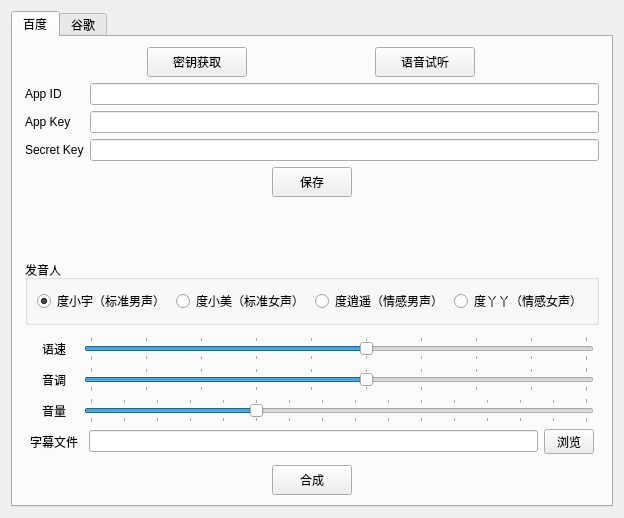
<?xml version="1.0" encoding="UTF-8"?>
<ui version="4.0">
 <class>Form</class>
 <widget class="QWidget" name="Form">
  <property name="geometry">
   <rect>
    <x>0</x>
    <y>0</y>
    <width>612</width>
    <height>518</height>
   </rect>
  </property>
  <property name="windowTitle">
   <string>字幕朗读器</string>
  </property>
  <layout class="QVBoxLayout" name="verticalLayout_2">
   <item>
    <widget class="QTabWidget" name="tabWidget">
     <property name="currentIndex">
      <number>0</number>
     </property>
     <widget class="QWidget" name="baidu">
      <attribute name="title">
       <string>百度</string>
      </attribute>
      <layout class="QVBoxLayout" name="verticalLayout_3">
       <property name="leftMargin">
        <number>12</number>
       </property>
       <property name="topMargin">
        <number>10</number>
       </property>
       <property name="rightMargin">
        <number>12</number>
       </property>
       <property name="bottomMargin">
        <number>10</number>
       </property>
       <item>
        <layout class="QHBoxLayout" name="horizontalLayout">
         <item>
          <widget class="QPushButton" name="baiduapi">
           <property name="sizePolicy">
            <sizepolicy hsizetype="Fixed" vsizetype="Fixed">
             <horstretch>0</horstretch>
             <verstretch>0</verstretch>
            </sizepolicy>
           </property>
           <property name="minimumSize">
            <size>
             <width>100</width>
             <height>30</height>
            </size>
           </property>
           <property name="text">
            <string>密钥获取</string>
           </property>
          </widget>
         </item>
         <item>
          <widget class="QPushButton" name="baiduai">
           <property name="sizePolicy">
            <sizepolicy hsizetype="Fixed" vsizetype="Fixed">
             <horstretch>0</horstretch>
             <verstretch>0</verstretch>
            </sizepolicy>
           </property>
           <property name="minimumSize">
            <size>
             <width>100</width>
             <height>30</height>
            </size>
           </property>
           <property name="text">
            <string>语音试听</string>
           </property>
          </widget>
         </item>
        </layout>
       </item>
       <item>
        <layout class="QFormLayout" name="formLayout">
         <item row="0" column="0">
          <widget class="QLabel" name="lable_app_id">
           <property name="text">
            <string>App ID</string>
           </property>
          </widget>
         </item>
         <item row="0" column="1">
          <widget class="QLineEdit" name="app_id"/>
         </item>
         <item row="1" column="0">
          <widget class="QLabel" name="lable_app_key">
           <property name="text">
            <string>App Key</string>
           </property>
          </widget>
         </item>
         <item row="1" column="1">
          <widget class="QLineEdit" name="app_key"/>
         </item>
         <item row="2" column="0">
          <widget class="QLabel" name="lable_secret_key">
           <property name="text">
            <string>Secret Key</string>
           </property>
          </widget>
         </item>
         <item row="2" column="1">
          <widget class="QLineEdit" name="secret_key"/>
         </item>
        </layout>
       </item>
       <item>
        <layout class="QHBoxLayout" name="horizontalLayout_3">
         <item>
          <widget class="QPushButton" name="save">
           <property name="sizePolicy">
            <sizepolicy hsizetype="Fixed" vsizetype="Fixed">
             <horstretch>0</horstretch>
             <verstretch>0</verstretch>
            </sizepolicy>
           </property>
           <property name="minimumSize">
            <size>
             <width>0</width>
             <height>30</height>
            </size>
           </property>
           <property name="text">
            <string>保存</string>
           </property>
           <property name="checkable">
            <bool>false</bool>
           </property>
           <property name="autoDefault">
            <bool>false</bool>
           </property>
           <property name="default">
            <bool>false</bool>
           </property>
           <property name="flat">
            <bool>false</bool>
           </property>
          </widget>
         </item>
        </layout>
       </item>
       <item>
        <spacer name="verticalSpacer">
         <property name="orientation">
          <enum>Qt::Vertical</enum>
         </property>
         <property name="sizeHint" stdset="0">
          <size>
           <width>20</width>
           <height>40</height>
          </size>
         </property>
        </spacer>
       </item>
       <item>
        <layout class="QVBoxLayout" name="verticalLayout">
         <property name="leftMargin">
          <number>0</number>
         </property>
         <item>
          <widget class="QGroupBox" name="person">
           <property name="title">
            <string>发音人</string>
           </property>
           <layout class="QHBoxLayout" name="horizontalLayout_5">
            <item>
             <widget class="QRadioButton" name="per_1">
              <property name="text">
               <string>度小宇（标准男声）</string>
              </property>
              <property name="checked">
               <bool>true</bool>
              </property>
              <attribute name="buttonGroup">
               <string notr="true">per</string>
              </attribute>
             </widget>
            </item>
            <item>
             <widget class="QRadioButton" name="per_0">
              <property name="text">
               <string>度小美（标准女声）</string>
              </property>
              <property name="checked">
               <bool>false</bool>
              </property>
              <attribute name="buttonGroup">
               <string notr="true">per</string>
              </attribute>
             </widget>
            </item>
            <item>
             <widget class="QRadioButton" name="per_3">
              <property name="text">
               <string>度逍遥（情感男声）</string>
              </property>
              <attribute name="buttonGroup">
               <string notr="true">per</string>
              </attribute>
             </widget>
            </item>
            <item>
             <widget class="QRadioButton" name="per_4">
              <property name="text">
               <string>度丫丫（情感女声）</string>
              </property>
              <attribute name="buttonGroup">
               <string notr="true">per</string>
              </attribute>
             </widget>
            </item>
           </layout>
          </widget>
         </item>
        </layout>
       </item>
       <item>
        <layout class="QFormLayout" name="formLayout_2">
         <property name="fieldGrowthPolicy">
          <enum>QFormLayout::AllNonFixedFieldsGrow</enum>
         </property>
         <property name="rowWrapPolicy">
          <enum>QFormLayout::DontWrapRows</enum>
         </property>
         <property name="labelAlignment">
          <set>Qt::AlignCenter</set>
         </property>
         <property name="leftMargin">
          <number>5</number>
         </property>
         <property name="topMargin">
          <number>5</number>
         </property>
         <property name="rightMargin">
          <number>5</number>
         </property>
         <property name="bottomMargin">
          <number>5</number>
         </property>
         <item row="0" column="0">
          <widget class="QLabel" name="label_5">
           <property name="text">
            <string>语速</string>
           </property>
          </widget>
         </item>
         <item row="1" column="0">
          <widget class="QLabel" name="label_6">
           <property name="sizePolicy">
            <sizepolicy hsizetype="Preferred" vsizetype="Preferred">
             <horstretch>0</horstretch>
             <verstretch>0</verstretch>
            </sizepolicy>
           </property>
           <property name="text">
            <string>音调</string>
           </property>
           <property name="alignment">
            <set>Qt::AlignCenter</set>
           </property>
          </widget>
         </item>
         <item row="1" column="1">
          <widget class="QSlider" name="pit">
           <property name="maximum">
            <number>9</number>
           </property>
           <property name="value">
            <number>5</number>
           </property>
           <property name="orientation">
            <enum>Qt::Horizontal</enum>
           </property>
           <property name="tickPosition">
            <enum>QSlider::TicksBothSides</enum>
           </property>
          </widget>
         </item>
         <item row="2" column="0">
          <widget class="QLabel" name="label_7">
           <property name="text">
            <string>音量</string>
           </property>
          </widget>
         </item>
         <item row="2" column="1">
          <widget class="QSlider" name="vol">
           <property name="maximum">
            <number>15</number>
           </property>
           <property name="pageStep">
            <number>10</number>
           </property>
           <property name="value">
            <number>5</number>
           </property>
           <property name="orientation">
            <enum>Qt::Horizontal</enum>
           </property>
           <property name="tickPosition">
            <enum>QSlider::TicksBothSides</enum>
           </property>
          </widget>
         </item>
         <item row="3" column="0">
          <widget class="QLabel" name="label_8">
           <property name="text">
            <string>字幕文件</string>
           </property>
          </widget>
         </item>
         <item row="3" column="1">
          <layout class="QHBoxLayout" name="horizontalLayout_2">
           <property name="leftMargin">
            <number>5</number>
           </property>
           <item>
            <widget class="QLineEdit" name="file_path"/>
           </item>
           <item>
            <widget class="QToolButton" name="file">
             <property name="sizePolicy">
              <sizepolicy hsizetype="Fixed" vsizetype="Fixed">
               <horstretch>0</horstretch>
               <verstretch>0</verstretch>
              </sizepolicy>
             </property>
             <property name="minimumSize">
              <size>
               <width>50</width>
               <height>25</height>
              </size>
             </property>
             <property name="text">
              <string>浏览</string>
             </property>
            </widget>
           </item>
          </layout>
         </item>
         <item row="0" column="1">
          <widget class="QSlider" name="spd">
           <property name="maximum">
            <number>9</number>
           </property>
           <property name="value">
            <number>5</number>
           </property>
           <property name="orientation">
            <enum>Qt::Horizontal</enum>
           </property>
           <property name="tickPosition">
            <enum>QSlider::TicksBothSides</enum>
           </property>
          </widget>
         </item>
        </layout>
       </item>
       <item>
        <layout class="QHBoxLayout" name="horizontalLayout_4">
         <item>
          <widget class="QPushButton" name="generate">
           <property name="sizePolicy">
            <sizepolicy hsizetype="Fixed" vsizetype="Fixed">
             <horstretch>0</horstretch>
             <verstretch>0</verstretch>
            </sizepolicy>
           </property>
           <property name="minimumSize">
            <size>
             <width>0</width>
             <height>30</height>
            </size>
           </property>
           <property name="text">
            <string>合成</string>
           </property>
          </widget>
         </item>
        </layout>
       </item>
      </layout>
     </widget>
     <widget class="QWidget" name="google">
      <attribute name="title">
       <string>谷歌</string>
      </attribute>
     </widget>
    </widget>
   </item>
  </layout>
 </widget>
 <resources/>
 <connections/>
 <buttongroups>
  <buttongroup name="per"/>
 </buttongroups>
</ui>
